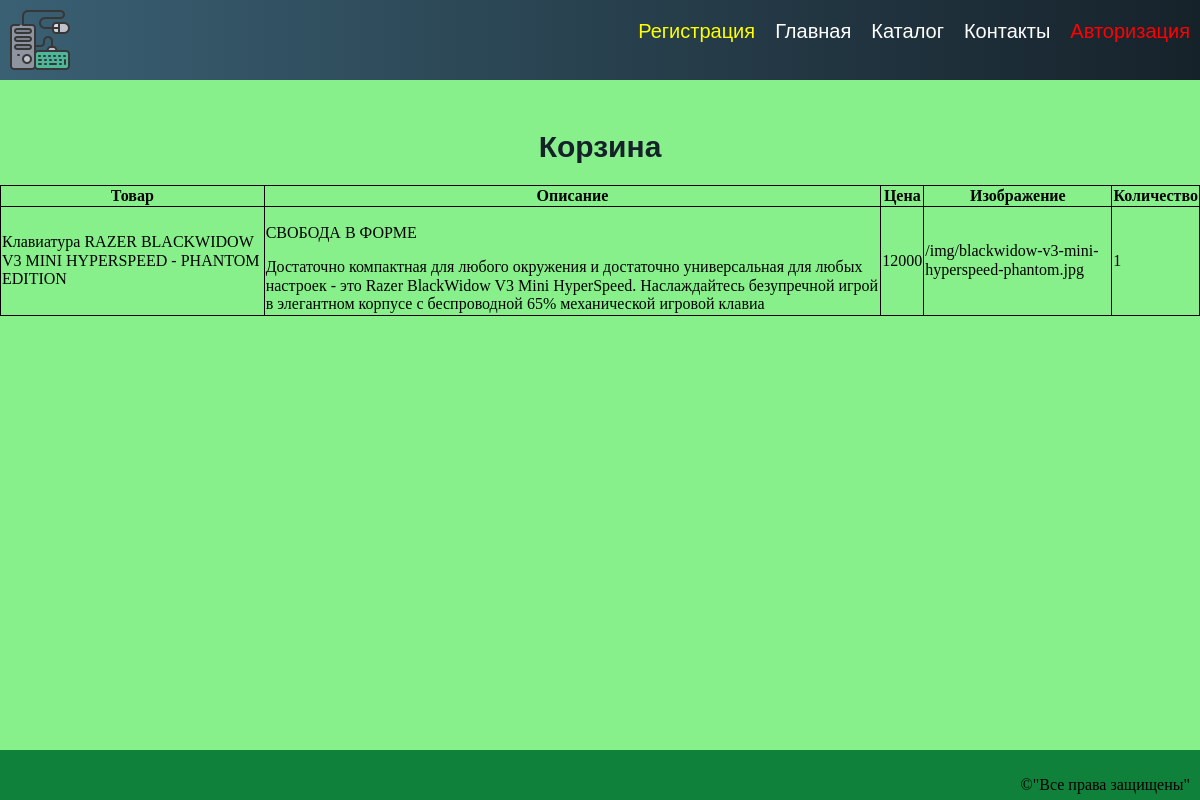
The page /products/buy.php?product=1 on the database its author committed.
### tables this page shows
CREATE TABLE `products` (
  `ID` int(11) NOT NULL COMMENT 'ID',
  `NAME` varchar(100) NOT NULL COMMENT 'Название товара',
  `SHORT_DESCRIPTION` varchar(255) DEFAULT NULL COMMENT 'Кратное описание',
  `SPECIFICATIONS` text DEFAULT NULL COMMENT 'Характеристики ',
  `DESCRIPTION` text DEFAULT NULL COMMENT 'Описание',
  `PRICE` float NOT NULL COMMENT 'Цена',
  `IMAGE` varchar(255) NOT NULL COMMENT 'Изображение'
);

### products/buy.php (the view, shortened to what this page needs)
<?php
if (isset($_SESSION['BASKET'])) {
    $arBasket = $_SESSION['BASKET'];
    $arTitle = [
        "NAME" => "Товар",
        "SHORT_DESCRIPTION" => "Описание",
        "PRICE" => "Цена",
        "IMAGE" => "Изображение",
        "COUNT" => "Количество"
    ];
}
?>
<!DOCTYPE html>
<html lang="en">
<head>
    <link rel="stylesheet" href="/style/dist/main.css">
    <link rel="stylesheet" href="/style/dist/normalize.css">
</head>
<body>
    <div class="container">
        <div class="content">
            <h1>Корзина</h1>
            <table width="100%" id="basket">
                <thead>
                    <tr>
                        <?php
                        if (isset($arBasket)) {
                            $arProduct = current($arBasket);
                            foreach ($arProduct as $key => $field) {
                                if ($key == "ID") continue;
                                $title = $arTitle[$key]; ?>
                                <th class="<?= $key ?>"><?= $title ?></th>
                            <?php }
                            ?>
                    </tr>
                </thead>
                <?php foreach ($arBasket as $arProduct) {
                ?>
                    <tr>
                        <?php foreach ($arProduct as $key => $field) {
                                    if ($key == "ID") continue;
                        ?>
                            <td class="<?= $key ?>"><?= $field ?></td>
                        <?php } ?>
                    </tr>
                <?php }
                        } else {
                ?><center>Ваша корзина пуста!</center><?php
                                                    } ?>
            </table>
        </div>
    </div>
</body>
</html>

### rows shown on the page
products: NAME "Клавиатура RAZER BLACKWIDOW V3 MINI HYPERSPEED - PHANTOM EDITION", SHORT_DESCRIPTION "СВОБОДА В ФОРМЕ Достаточно компактная для любого окружения и достаточно универсальная для любых настроек - это Razer BlackWidow V3 Mini HyperSpeed. Наслаждайтесь безупречной игрой в элегантном корпусе с беспроводной 65% механической игровой клавиа", PRICE "12000", IMAGE "/img/blackwidow-v3-mini-hyperspeed-phantom.jpg", ID "1"

### other values the page prints
$item["name"] "Регистрация"
$item["name"] "Главная"
$item["name"] "Каталог"
$item["name"] "Контакты"
$item["name"] "Авторизация"
$title "Товар"
$title "Описание"
$title "Цена"
$title "Изображение"
$title "Количество"
